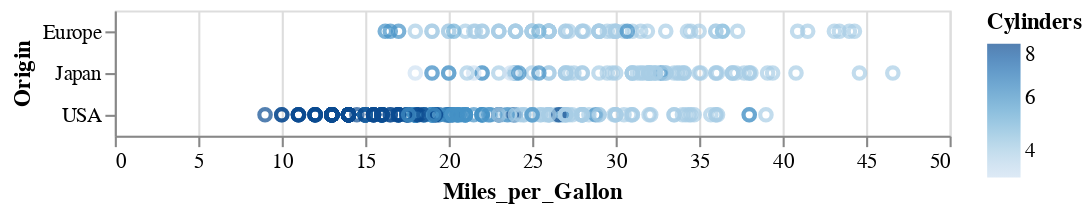

Source (notebook cell):
### Markdown cell above
Try this with the categorical variables in the second dataset as well.

What about the $y$ axis?

### Code cell
alt.Chart(cars).mark_point().encode(
    y='Origin',
    x='Miles_per_Gallon',
    color='Cylinders',
).interactive()

### Figure 1 — Vega-Lite specification as saved in the notebook (floating-point values rounded to 4 significant figures; data arrays with more than 128 entries replaced by an {"elided": "..."} marker saying what was removed)
{"config": {"view": {"continuousWidth": 400, "continuousHeight": 300}}, "data": {"name": "data-f02450ab61490a1363517a0190416235"}, "mark": "point", "encoding": {"color": {"field": "Cylinders", "type": "quantitative"}, "x": {"field": "Miles_per_Gallon", "type": "quantitative"}, "y": {"field": "Origin", "type": "nominal"}}, "selection": {"selector055": {"type": "interval", "bind": "scales", "encodings": ["x", "y"]}}, "$schema": "https://vega.github.io/schema/vega-lite/v4.17.0.json", "datasets": {"data-f02450ab61490a1363517a0190416235": {"elided": "406 records"}}}
